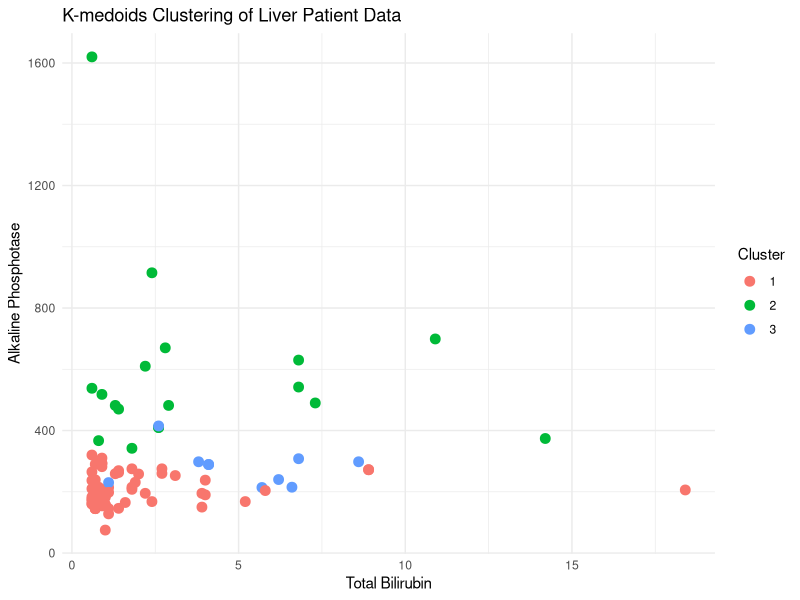

Write R code to recreate this figure.
data <- read.table(text = "
Age	Gender	Total_Bilirubin	Direct_Bilirubin	Alkaline_Phosphotase	Alamine_Aminotransferase	Aspartate_Aminotransferase	Total_Protiens	Albumin	Albumin_and_Globulin_Ratio	Dataset
65	Female	0.7	0.1	187	16	18	6.8	3.3	0.9	1
62	Male	10.9	5.5	699	64	100	7.5	3.2	0.74	1
62	Male	7.3	4.1	490	60	68	7	3.3	0.89	1
58	Male	1	0.4	182	14	20	6.8	3.4	1	1
72	Male	3.9	2	195	27	59	7.3	2.4	0.4	1
46	Male	1.8	0.7	208	19	14	7.6	4.4	1.3	1
26	Female	0.9	0.2	154	16	12	7	3.5	1	1
29	Female	0.9	0.3	202	14	11	6.7	3.6	1.1	1
17	Male	0.9	0.3	202	22	19	7.4	4.1	1.2	2
55	Male	0.7	0.2	290	53	58	6.8	3.4	1	1
57	Male	0.6	0.1	210	51	59	5.9	2.7	0.8	1
72	Male	2.7	1.3	260	31	56	7.4	3	0.6	1
64	Male	0.9	0.3	310	61	58	7	3.4	0.9	2
74	Female	1.1	0.4	214	22	30	8.1	4.1	1	1
61	Male	0.7	0.2	145	53	41	5.8	2.7	0.87	1
25	Male	0.6	0.1	183	91	53	5.5	2.3	0.7	2
38	Male	1.8	0.8	342	168	441	7.6	4.4	1.3	1
33	Male	1.6	0.5	165	15	23	7.3	3.5	0.92	2
40	Female	0.9	0.3	293	232	245	6.8	3.1	0.8	1
40	Female	0.9	0.3	293	232	245	6.8	3.1	0.8	1
51	Male	2.2	1	610	17	28	7.3	2.6	0.55	1
51	Male	2.9	1.3	482	22	34	7	2.4	0.5	1
62	Male	6.8	3	542	116	66	6.4	3.1	0.9	1
40	Male	1.9	1	231	16	55	4.3	1.6	0.6	1
63	Male	0.9	0.2	194	52	45	6	3.9	1.85	2
34	Male	4.1	2	289	875	731	5	2.7	1.1	1
34	Male	4.1	2	289	875	731	5	2.7	1.1	1
34	Male	6.2	3	240	1680	850	7.2	4	1.2	1
20	Male	1.1	0.5	128	20	30	3.9	1.9	0.95	2
84	Female	0.7	0.2	188	13	21	6	3.2	1.1	2
57	Male	4	1.9	190	45	111	5.2	1.5	0.4	1
52	Male	0.9	0.2	156	35	44	4.9	2.9	1.4	1
57	Male	1	0.3	187	19	23	5.2	2.9	1.2	2
38	Female	2.6	1.2	410	59	57	5.6	3	0.8	2
38	Female	2.6	1.2	410	59	57	5.6	3	0.8	2
30	Male	1.3	0.4	482	102	80	6.9	3.3	0.9	1
17	Female	0.7	0.2	145	18	36	7.2	3.9	1.18	2
46	Female	14.2	7.8	374	38	77	4.3	2	0.8	1
48	Male	1.4	0.6	263	38	66	5.8	2.2	0.61	1
47	Male	2.7	1.3	275	123	73	6.2	3.3	1.1	1
45	Male	2.4	1.1	168	33	50	5.1	2.6	1	1
62	Male	0.6	0.1	160	42	110	4.9	2.6	1.1	2
42	Male	6.8	3.2	630	25	47	6.1	2.3	0.6	2
50	Male	2.6	1.2	415	407	576	6.4	3.2	1	1
85	Female	1	0.3	208	17	15	7	3.6	1	2
35	Male	1.8	0.6	275	48	178	6.5	3.2	0.9	2
21	Male	3.9	1.8	150	36	27	6.8	3.9	1.34	1
40	Male	1.1	0.3	230	1630	960	4.9	2.8	1.3	1
32	Female	0.6	0.1	176	39	28	6	3	1	1
55	Male	18.4	8.8	206	64	178	6.2	1.8	0.4	1
45	Female	0.7	0.2	170	21	14	5.7	2.5	0.7	1
34	Female	0.6	0.1	161	15	19	6.6	3.4	1	1
38	Male	3.1	1.6	253	80	406	6.8	3.9	1.3	1
38	Male	1.1	0.3	198	86	150	6.3	3.5	1.2	1
42	Male	8.9	4.5	272	31	61	5.8	2	0.5	1
42	Male	8.9	4.5	272	31	61	5.8	2	0.5	1
33	Male	0.8	0.2	198	26	23	8	4	1	2
48	Female	0.9	0.2	175	24	54	5.5	2.7	0.9	2
51	Male	0.8	0.2	367	42	18	5.2	2	0.6	1
64	Male	1.1	0.5	145	20	24	5.5	3.2	1.39	2
31	Female	0.8	0.2	158	21	16	6	3	1	1
58	Male	1	0.5	158	37	43	7.2	3.6	1	1
58	Male	1	0.5	158	37	43	7.2	3.6	1	1
57	Male	0.7	0.2	208	35	97	5.1	2.1	0.7	1
57	Male	1.3	0.4	259	40	86	6.5	2.5	0.6	1
57	Male	1.4	0.7	470	62	88	5.6	2.5	0.8	1
54	Male	2.2	1.2	195	55	95	6	3.7	1.6	1
37	Male	1.8	0.8	215	53	58	6.4	3.8	1.4	1
66	Male	0.7	0.2	239	27	26	6.3	3.7	1.4	1
60	Male	0.8	0.2	215	24	17	6.3	3	0.9	2
19	Female	0.7	0.2	186	166	397	5.5	3	1.2	1
75	Female	0.8	0.2	188	20	29	4.4	1.8	0.6	1
75	Female	0.8	0.2	205	27	24	4.4	2	0.8	1
52	Male	0.6	0.1	171	22	16	6.6	3.6	1.2	1
68	Male	0.7	0.1	145	20	22	5.8	2.9	1	1
29	Female	0.7	0.1	162	52	41	5.2	2.5	0.9	2
31	Male	0.9	0.2	518	189	17	5.3	2.3	0.7	1
68	Female	0.6	0.1	1620	95	127	4.6	2.1	0.8	1
70	Male	1.4	0.6	146	12	24	6.2	3.8	1.58	2
58	Female	2.8	1.3	670	48	79	4.7	1.6	0.5	1
58	Female	2.4	1.1	915	60	142	4.7	1.8	0.6	1
29	Male	1	0.3	75	25	26	5.1	2.9	1.3	1
49	Male	0.7	0.1	148	14	12	5.4	2.8	1	2
33	Male	2	1	258	194	152	5.4	3	1.25	1
32	Male	0.6	0.1	237	45	31	7.5	4.3	1.34	1
14	Male	1.4	0.5	269	58	45	6.7	3.9	1.4	1
13	Male	0.6	0.1	320	28	56	7.2	3.6	1	2
58	Male	0.8	0.2	298	33	59	6.2	3.1	1	1
18	Male	0.6	0.2	538	33	34	7.5	3.2	0.7	1
60	Male	4	1.9	238	119	350	7.1	3.3	0.8	1
60	Male	5.7	2.8	214	412	850	7.3	3.2	0.78	1
60	Male	6.8	3.2	308	404	794	6.8	3	0.7	1
60	Male	8.6	4	298	412	850	7.4	3	0.6	1
60	Male	5.8	2.7	204	220	400	7	3	0.7	1
60	Male	5.2	2.4	168	126	202	6.8	2.9	0.7	1
75	Male	0.9	0.2	282	25	23	4.4	2.2	1	1
39	Male	3.8	1.5	298	102	630	7.1	3.3	0.8	1
39	Male	6.6	3	215	190	950	4	1.7	0.7	1
18	Male	0.6	0.1	265	97	161	5.9	3.1	1.1	1
", header = TRUE, stringsAsFactors = FALSE)
clustering_data <- data[, c("Age", "Total_Bilirubin", "Direct_Bilirubin", "Alkaline_Phosphotase", "Alamine_Aminotransferase", "Aspartate_Aminotransferase", "Total_Protiens", "Albumin", "Albumin_and_Globulin_Ratio")]
library(cluster)
kmedoids_result <- pam(clustering_data, k = 3)  
print(kmedoids_result$medoids)
print(kmedoids_result$clustering)
library(ggplot2)
data$cluster <- as.factor(kmedoids_result$clustering)
ggplot(data, aes(x = Total_Bilirubin, y = Alkaline_Phosphotase, color = cluster)) +
  geom_point(size = 3) +
  labs(title = "K-medoids Clustering of Liver Patient Data",
       x = "Total Bilirubin",
       y = "Alkaline Phosphotase",
       color = "Cluster") +
  theme_minimal()

